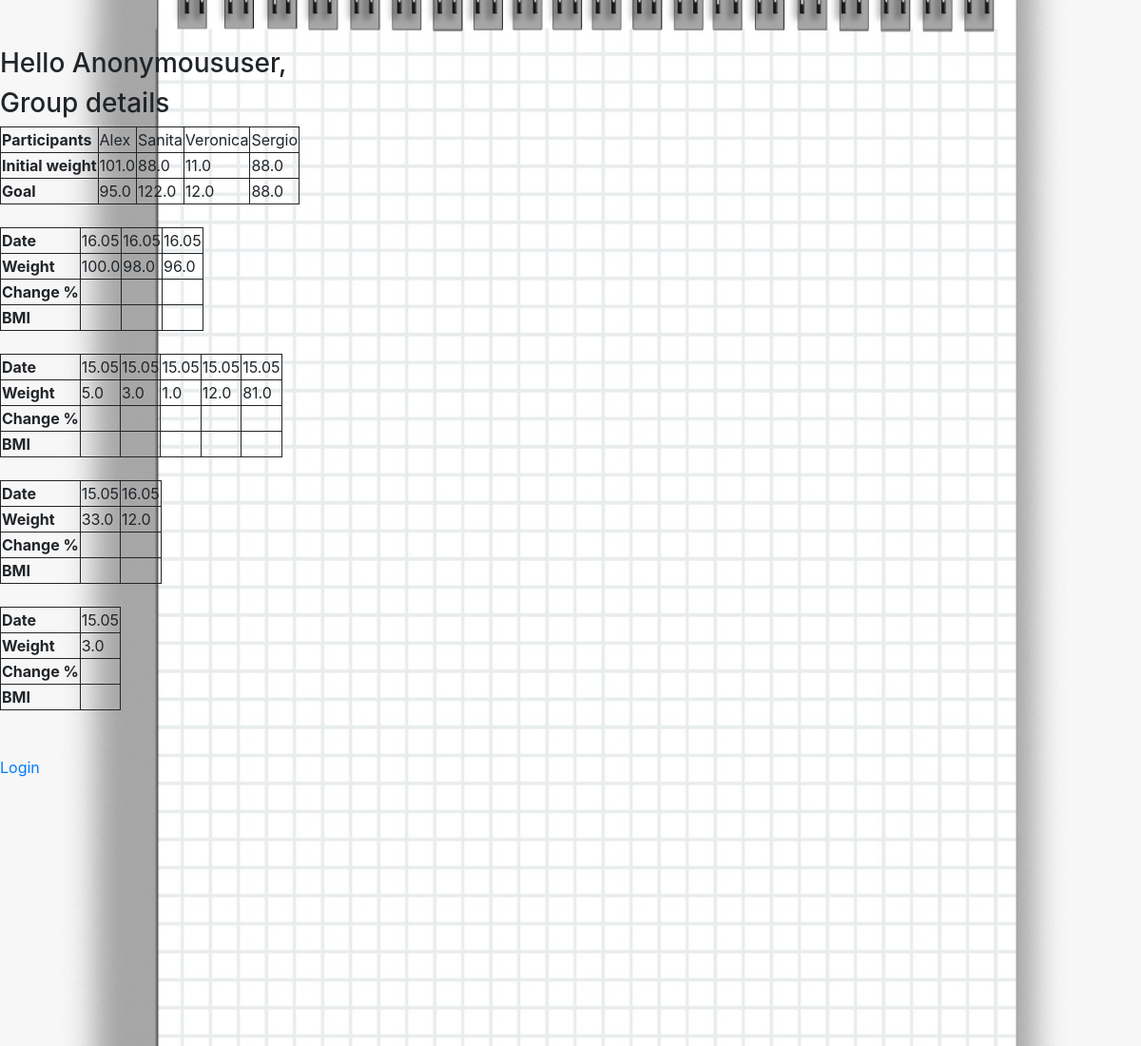
The page / on the database its author committed.
### ffwc_app/models.py (models this page shows, shortened)
class User_Data(models.Model):
    user = models.ForeignKey(
                    User, on_delete=models.CASCADE, null=True, blank=True)
    name = models.CharField(max_length=20)
    weight = models.FloatField()
    goal_weight = models.FloatField()
    height = models.FloatField()
    created = models.DateTimeField(auto_now_add=True)
    class Meta:
        ordering = ['created']

class Weight_Update(models.Model):
    user = models.ForeignKey(User_Data, on_delete=models.CASCADE,
                                                    null=True, blank=True)
    weight_update = models.FloatField(default=0)
    created = models.DateTimeField(auto_now_add=True)
    class Meta:
        ordering = ['created']

### ffwc_app/views.py (the view)
# urls.py: path('', Group.as_view(), name='group'),
class Group(ListView):
    model = User_Data
    context_object_name = 'user_data'
    template_name = 'ffwc_app/group.html'
    def get_context_data(self, **kwargs):
        context = super().get_context_data(**kwargs)
        context['weight_update'] = Weight_Update.objects.all().order_by('user')
        "Gets and sorts Dates and Weighs from Weight_Update."
        user_id_list = []
        weight_progress = []
        for q in context.get('weight_update'):
            if q.user.id not in user_id_list:
                user_id_list.append(q.user.id)
        weight_update_values = Weight_Update.objects.all().order_by('user').values()
        for id in user_id_list:
            weight_id_data = weight_update_values.filter(user=id)
            weight_progress.append(weight_id_data)
        "Data proccess for plots and other"
        group_weight = 0
        group_goal_weight = 0
        for user in User_Data.objects.all().order_by('user').values():
            user_name = user.get('name')
            user_weight = user.get('weight')
            user_goal_weight = user.get('goal_weight')
            user_height = user.get('height')
            group_weight += user_weight
            group_goal_weight += user_goal_weight
            print(user_name, user_weight, user_goal_weight, user_height)
        group_to_lose = group_goal_weight - group_weight
        print(group_weight, group_goal_weight, group_to_lose)
        from itertools import chain
        context['weight_progress'] = weight_progress
        return context

### ffwc_app/templates/ffwc_app/group.html (shortened to what this page needs)
{% extends 'ffwc_app/base.html' %}
{% block content %}
  <div class="header-bar">
    <div>
      <h3>Hello {{ request.user|title }},</h3>
    </div>
    <h3>Group details</h3>
    <table>
      <tr>
      <th>Participants</th>
      {% for data in user_data %}
        <td>{{ data.name }}</td>
      {% endfor %}
      </tr>
      <tr>
      <th>Initial weight</th>
      {% for data in user_data %}
      <td>{{ data.weight }}</td>
      {% endfor %}
      </tr>
      <tr>
      <th>Goal</th>
      {% for data in user_data %}
      <td>{{ data.goal_weight }}</td>
      {% endfor %}
      </tr>
    </table>
    <br>
    {% for user in weight_progress %}
      <table>
        <tr>
          <th>Date</th>
          {% for record in user %}
            <td>{{ record.created|date:"d.m" }}</td>
          {% endfor %}
        </tr>
        <tr>
          <th>Weight</th>
          {% for record in user %}
                <td>{{ record.weight_update }}</td>
          {% endfor %}
        </tr>
        <tr>
          <th>Change %</th>
          {% for record in user %}
                <td>{{ record.change }}</td>
          {% endfor %}
        </tr>
        <tr>
          <th>BMI</th>
          {% for record in user %}
                <td>{{ record.bmi }}</td>
          {% endfor %}
        </tr>
      </table>
    <br>
    {% endfor %}
    <br>
    {% if request.user.is_authenticated %}
      <a href="{% url 'account' %}">Account</a>
      <a href="{% url 'logout' %}">Logout</a>
    {% else %}
      <a href="{% url 'login' %}">Login</a>
    {% endif %}
  </div>
{% endblock %}

### ffwc_app/static/base/main.css (style rules this page uses)
html { background-color: #17605d !important; }
table, th, td { border: 1px solid; }

### rows shown on the page
User_Data: name "Alex", weight "101.0", goal_weight "95.0"
User_Data: name "Sanita", weight "88.0", goal_weight "122.0"
User_Data: name "Veronica", weight "11.0", goal_weight "12.0"
User_Data: name "Sergio", weight "88.0", goal_weight "88.0"
Weight_Update: created "16.05", weight_update "100.0"
Weight_Update: created "16.05", weight_update "98.0"
Weight_Update: created "16.05", weight_update "96.0"
Weight_Update: created "15.05", weight_update "5.0"
Weight_Update: created "15.05", weight_update "3.0"
Weight_Update: created "15.05", weight_update "1.0"
Weight_Update: created "15.05", weight_update "12.0"
Weight_Update: created "15.05", weight_update "81.0"
Weight_Update: created "15.05", weight_update "33.0"
Weight_Update: created "16.05", weight_update "12.0"
Weight_Update: created "15.05", weight_update "3.0"

### other values the page prints
{{ request.user|title }} "Anonymoususer"
